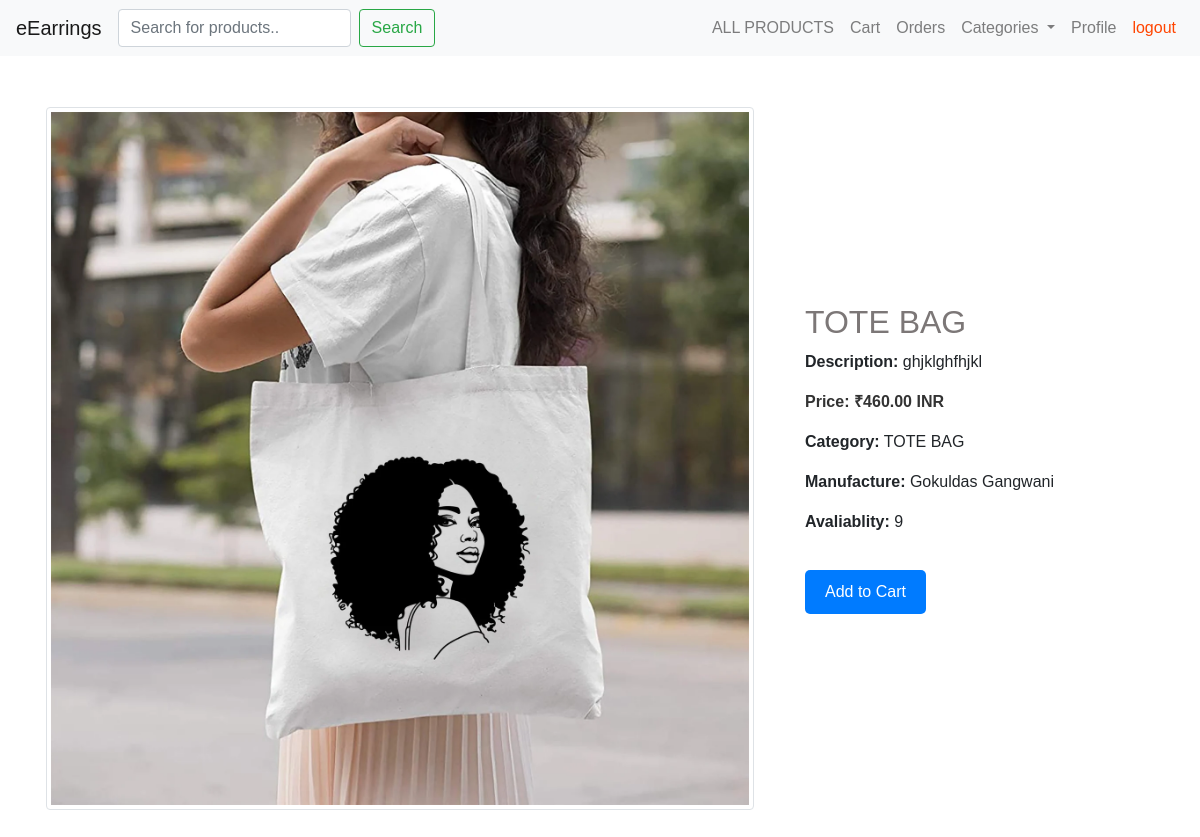
/product/1/, run on the app's committed database.
### bagapp/models.py (models this page shows, shortened)
class Product(models.Model):
    name = models.CharField(max_length=255)
    description = models.TextField(blank=True)
    price = models.DecimalField(max_digits=10, decimal_places=2)
    image = models.ImageField(upload_to='product_images', blank=True)
    quantity = models.IntegerField(default=0)
    manufacture = models.CharField(max_length=100, default="Gokuldas Gangwani")
    category = models.ForeignKey(Category, on_delete=models.CASCADE)

class Category(models.Model):
    name = models.CharField(max_length=100)
    description = models.TextField()
    def __str__(self):
        return self.name

### bagapp/views.py (the view)
# urls.py: path('product/<int:product_id>/', views.product_detail, name='product_detail'),
def product_detail(request, product_id):
    product = Product.objects.get(id=product_id)
    return render(request, 'product_detail.html', {'product': product})

### bagapp/templates/product_detail.html (shortened to what this page needs)
<!DOCTYPE html>
<html lang="en">
<head>
    <link rel="stylesheet" href="https://stackpath.bootstrapcdn.com/bootstrap/4.5.0/css/bootstrap.min.css">
</head>
<body>
    <nav class="navbar navbar-expand-lg navbar-light bg-light">
        <a class="navbar-brand" href="{% url 'index' %}">eEarrings</a>
        <div class="collapse navbar-collapse" id="navbarNav">
            <div class="mr-auto">
                <form method="GET" action="{% url 'product_list' %}" class="form-inline">
                    <input type="text" name="search" placeholder="Search for products.." class="form-control mr-2">
                    <button type="submit" class="btn btn-outline-success">Search</button>
                </form>
            </div>
            <ul class="navbar-nav">
                <li class="nav-item ">
                    <a class="nav-link" href="{% url 'product_list' %}">ALL PRODUCTS</a>
                </li>
                <li class="nav-item">
                    <a class="nav-link" href="{% url 'view_cart' %}">Cart</a>
                </li>
                <li class="nav-item">
                    <a class="nav-link" href="{% url 'orders' %}">Orders</a>
                </li>
                <li class="nav-item dropdown">
                    <a class="nav-link dropdown-toggle" href="#" id="navbarDropdown" role="button" data-toggle="dropdown" aria-haspopup="true" aria-expanded="false">
                        Categories
                    </a>
                </li>
                <li class="nav-item">
                    <a class="nav-link" href="{% url 'view_profile' %}">Profile</a>
                </li>
                <li class="nav-item">
                    <a class="nav-link" href="{% url 'logout' %}" style="color: orangered;">logout</a>
                </li>
            </ul>
        </div>
    </nav>
    <div class="container">
        <div class="product-list">
            <table>
                <td>
            <img src="{{ product.image.url }}" style="min-width: 400px; min-height: 400px;" alt="{{ product.name }}" class="img-thumbnail"></td>
            <td style="padding-left: 50px;min-width: 400px;">
                    <h2>{{ product.name }}</h2>
                    <p><b>Description:</b> {{ product.description }}</p>
                    <p class="price">Price: &#8377;{{ product.price }} INR</p>
                    <p><b>Category:</b> {{ product.category }}</p>
                    <p><b>Manufacture:</b> {{ product.manufacture }}</p>
                    <p><b>Avaliablity:</b> {{ product.quantity }}</p>
                    <a class="buy-now-button" href="{% url 'add_to_cart' product.id %}">Add to Cart</a>
                </td>
            </table>
                </div>
            </div>
</body>
</html>

### bagapp/templates/product_detail.html (style rules this page uses)
body { font-family: Arial, sans-serif; }
h2 { color: #7c7777; }
.container { margin-top: 50px; }
.product-list { margin-bottom: 50px; }
.img-thumbnail { width: 100%; height: auto; }
.price { color: #333; font-weight: bold; }
.buy-now-button { display: inline-block; padding: 10px 20px; background-color: #007bff; color: #fff; text-decoration: none; border-radius: 5px; margin-top: 20px; }

### data on the page
Product: image (picture), name "TOTE BAG", description "ghjklghfhjkl", price "460.00", category "TOTE BAG", manufacture "Gokuldas Gangwani", quantity "9"
